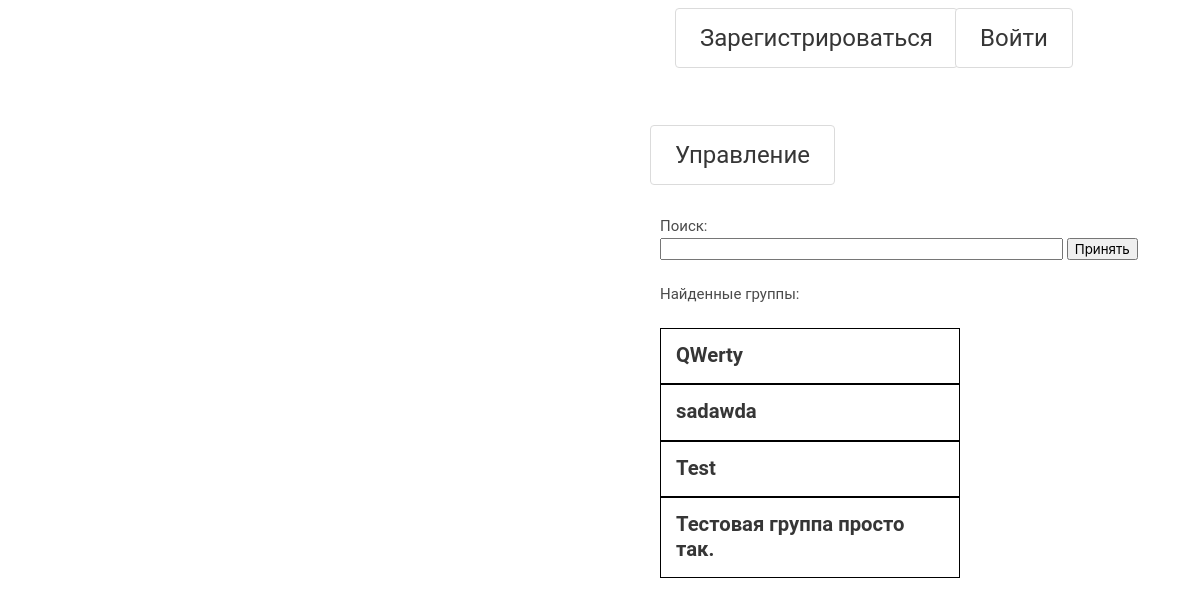
Screenshot of /groups with the database file from the repository.
### databases/groups.py (models this page shows)
class Group(SqlAlchemyBase):
    __tablename__ = "groups"
    id = sqlalchemy.Column(sqlalchemy.Integer, primary_key=True, autoincrement=True)
    name = sqlalchemy.Column(sqlalchemy.String, nullable=True)
    about = sqlalchemy.Column(sqlalchemy.String, nullable=True)
    admins_ids = sqlalchemy.Column(sqlalchemy.String, nullable=True)
    subscribers_ids = sqlalchemy.Column(sqlalchemy.String, nullable=True)
    everyone_can_post = sqlalchemy.Column(sqlalchemy.Boolean, nullable=True)

### main.py (the view)
@app.route('/groups', methods=['GET', 'POST'])
def groups():
    db_sess = db_session.create_session()
    found_groups = db_sess.query(Group).all()
    return render_template('groups.html', title='Группы', found_groups=found_groups)

### databases/db_session.py (called while the page is built)
def create_session() -> Session:
    global __factory
    return __factory()

### templates/groups.html
{% extends "base.html" %}
{% block content %}
<p>
    <a class="button is-large managing" href="/groups/managing">Управление</a>
</p>
<div class="newsdesc">
    <br>
    <br>
    <form action="{{ url_for('groups_find')}}" method="post">
        <p> <h2>Поиск:</h2>
        <input type="text" size="40" name="search_data"> <input type="submit" value="Принять">
    </form>
    <br>
{% if found_groups == 'NO_REQUEST' %}
<div class="allnewsdiv">
    <h2></h2>
</div>
{% elif found_groups %}
<div>
    <h2>Найденные группы:</h2> <br>
    {% for elem in found_groups %}
    <div class="onenewsdiv">
        <a class="title" href=/groups/{{elem.id}}>{{elem.name}}</a>
    </div>
    {% endfor %}
</div>
{% else %}
<div>
    <h2>Ничего не найдено</h2>
</div>
{% endif %}
</div>
{% endblock %}

### static/main.css (style rules this page uses)
.managing { position: absolute; left : 650px; top : 125px; }
.onenewsdiv { width : 300px; max-width : 300px; border : solid 1px black; padding : 15px; }
.newsdesc { position: absolute; top : 170px; left : 660px; }
.title { font-size : 1.35em; }
body { font-family: roboto, sans-serif; font-size: 15px; }

### rows the page displays
Group: name "QWerty"
Group: name "sadawda"
Group: name "Test"
Group: name "Тестовая группа просто так."
